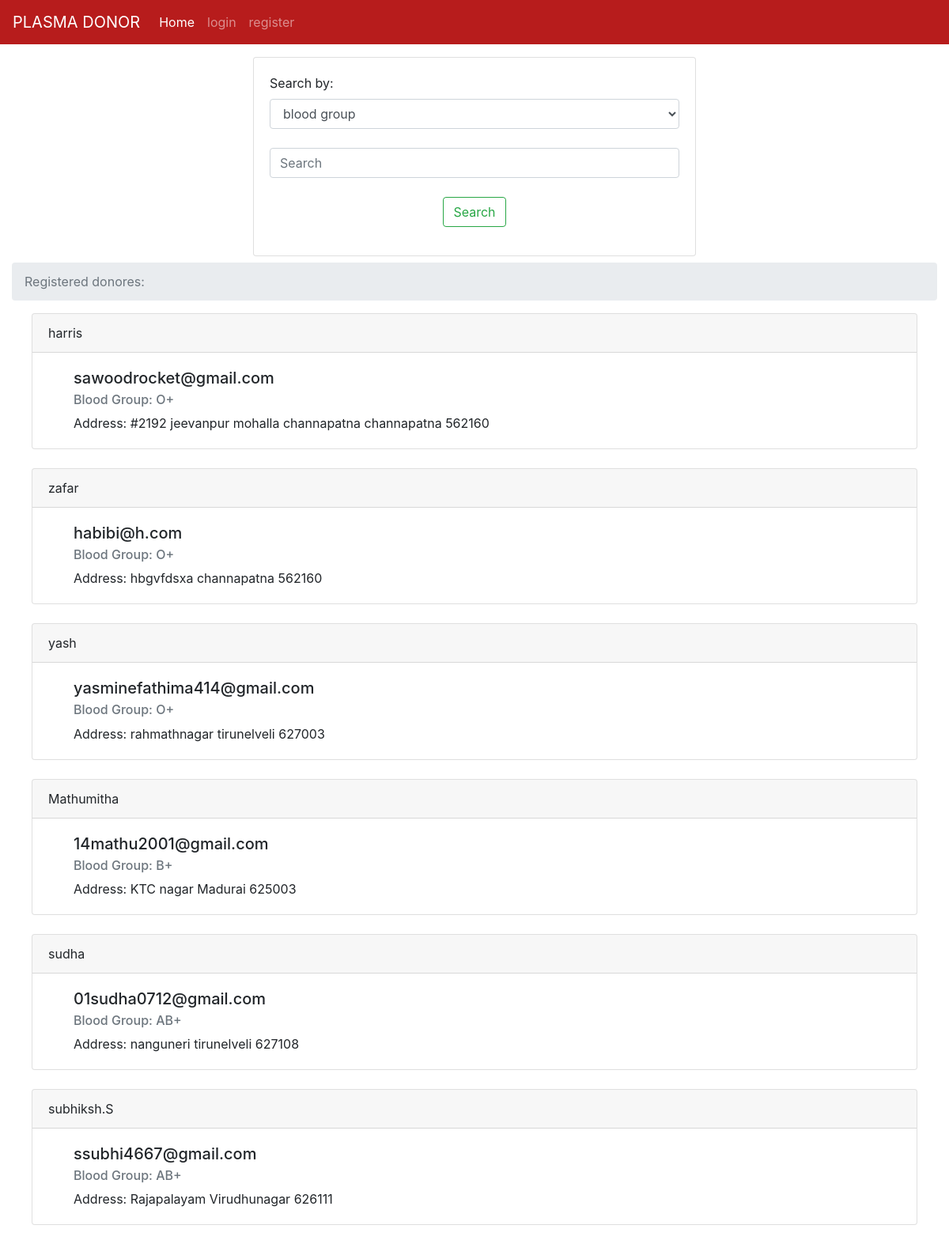
/index, run on the app's committed database.
### tables this page shows
CREATE TABLE users (name TEXT, addr TEXT, city TEXT, pin TEXT, bg TEXT,email TEXT UNIQUE, pass TEXT);

### server.py (the view, shortened to what this page needs)
@app.route ('/index', methods=['POST', 'GET'])
def index():
    if session.get ('username') is not None:
        messages = session['username']
    else:
        messages = ""
    user = {'username': messages}
    print (messages)
    if request.method == 'GET':
        con = sqlite3.connect ('database.db')
        con.row_factory = sqlite3.Row
        cur = con.cursor ()
        cur.execute ("select * from users ")
        rows = cur.fetchall ();
        return render_template ('index.html', title='Home', user=user, rows=rows)

### templates/index.html (shortened to what this page needs)
{% extends "base.html" %} {% block content %}
<div class="container-fluid">
  <center>
    <div class="card text-left mt-3" style="width: 35rem">
      <div class="card-body">
        <form class="form-group" action="{{url_for('index')}}" method="POST">
          <label for="sel"> Search by:</label>
          <select
            name="type"
            class="form-control"
            id="exampleFormControlSelect1"
            required
          >
            <option value="blood">blood group</option>
            <option value="donorname">donorname</option></select
          ><br />
          <input
            class="form-control mr-sm-2"
            type="search"
            name="search"
            placeholder="Search"
            aria-label="Search"
            required
          /><br />
          <center>
            <button class="btn btn-outline-success my-2 my-sm-0" type="submit">
              Search
            </button>
          </center>
        </form>
      </div>
    </div>
  </center>
</div>
<div class="container-fluid">
  <nav aria-label="breadcrumb">
    <ol class="breadcrumb">
      <li class="breadcrumb-item active" aria-current="page">
        Registered donores:
      </li>
    </ol>
  </nav>
  <center>
    {% for row in rows %}
    <div class="card text-left" style="width: 70rem">
      <div class="card-header">{{row["name"]}}</div>
      <div class="card-body ml-3">
        <h5 class="card-title ml-3">{{row['email']}}</h5>
        <h6 class="card-subtitle mb-2 ml-3 text-muted">
          Blood Group: {{row['bg']}}
        </h6>
        <p class="card-text ml-3">
          Address: {{row["addr"]}} {{ row["city"]}} {{row['pin']}}
          <br />
      </div>
    </div>
    <br />
    {% endfor %}
  </center>
</div>
 {% endblock %}

### templates/base.html (shortened to what this page needs)
<html>
    <head>
        <link rel="stylesheet" href="https://stackpath.bootstrapcdn.com/bootstrap/4.1.3/css/bootstrap.min.css">
    </head>
    <body>
      {% if session['admin'] == True %}
      <nav class="navbar navbar-expand-lg navbar-dark" style="background-color: #b71c1c;">
        <button class="navbar-toggler" type="button" data-toggle="collapse" data-target="#navbarSupportedContent" aria-controls="navbarSupportedContent" aria-expanded="false" aria-label="Toggle navigation">
          <span class="navbar-toggler-icon"></span>
        </button>
      <div class="collapse navbar-collapse" id="navbarNav">
        <a class="navbar-brand" href="/">Blood Bank</a>
      <ul class="navbar-nav mr-auto">
        <li class="nav-item active">
          <a class="nav-link" href="/">Home <span class="sr-only">(current)</span></a>
        </li>
      <li class="nav-item">
        <a class="nav-link" href="/dashboard">Dashboard</a>
      </li>
      <li class="nav-item">
        <a class="nav-link" href="/PLASMA">add blood</a>
      </li>
      </ul>
      <ul class="navbar-nav ml-auto">
        <li class="nav-item">
          <a class="nav-link" href="{{url_for('logout')}}">logout</a>
        </li>
        </ul>
    </div>
  </nav>
      {%else%}
      <nav class="navbar navbar-expand-lg navbar-dark" style="background-color: #b71c1c;">
      <div class="collapse navbar-collapse" id="navbarNav">
        <a class="navbar-brand" href="/">PLASMA DONOR</a>
      <ul class="navbar-nav mr-auto">
        <li class="nav-item active">
          <a class="nav-link" href="/">Home <span class="sr-only">(current)</span></a>
        </li>
      <li class="nav-item">
        <a class="nav-link" href="/login">login</a>
      </li>
      <li class="nav-item">
        <a class="nav-link" href="{{url_for('add')}}">register</a>
      </li>
    </ul>
  </div>
</nav>
    {%endif%}
          {% block content %}
           {% endblock %}
      </body>
</html>

### data on the page
users: name "harris", email "sawoodrocket@gmail.com", bg "O+", addr "#2192 jeevanpur mohalla channapatna", city "channapatna", pin "562160"
users: name "zafar", email "habibi@h.com", bg "O+", addr "hbgvfdsxa", city "channapatna", pin "562160"
users: name "yash", email "yasminefathima414@gmail.com", bg "O+", addr "rahmathnagar", city "tirunelveli", pin "627003"
users: name "Mathumitha", email "14mathu2001@gmail.com", bg "B+", addr "KTC nagar", city "Madurai", pin "625003"
users: name "sudha", email "01sudha0712@gmail.com", bg "AB+", addr "nanguneri", city "tirunelveli", pin "627108"
users: name "subhiksh.S", email "ssubhi4667@gmail.com", bg "AB+", addr "Rajapalayam", city "Virudhunagar", pin "626111"
